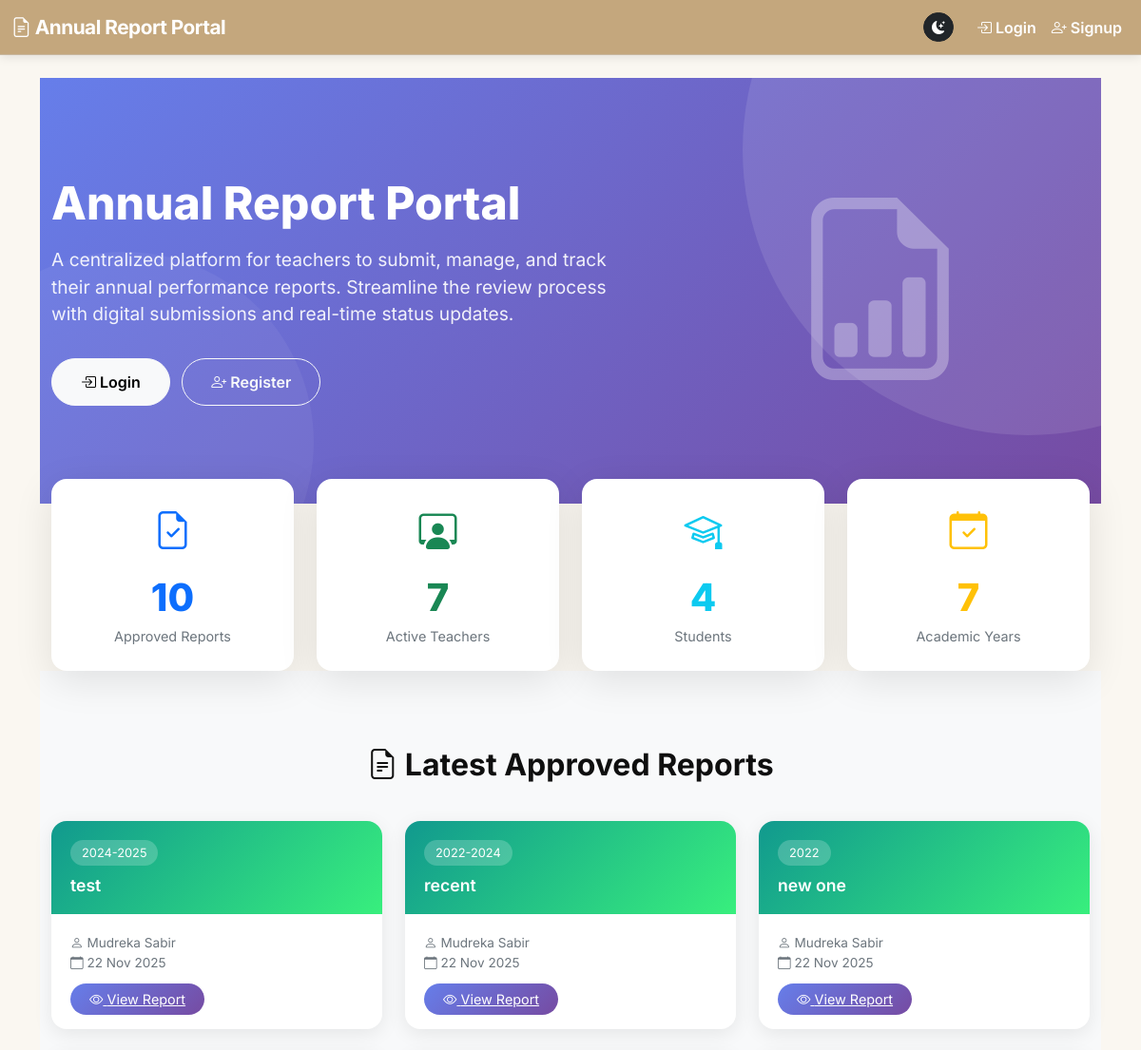
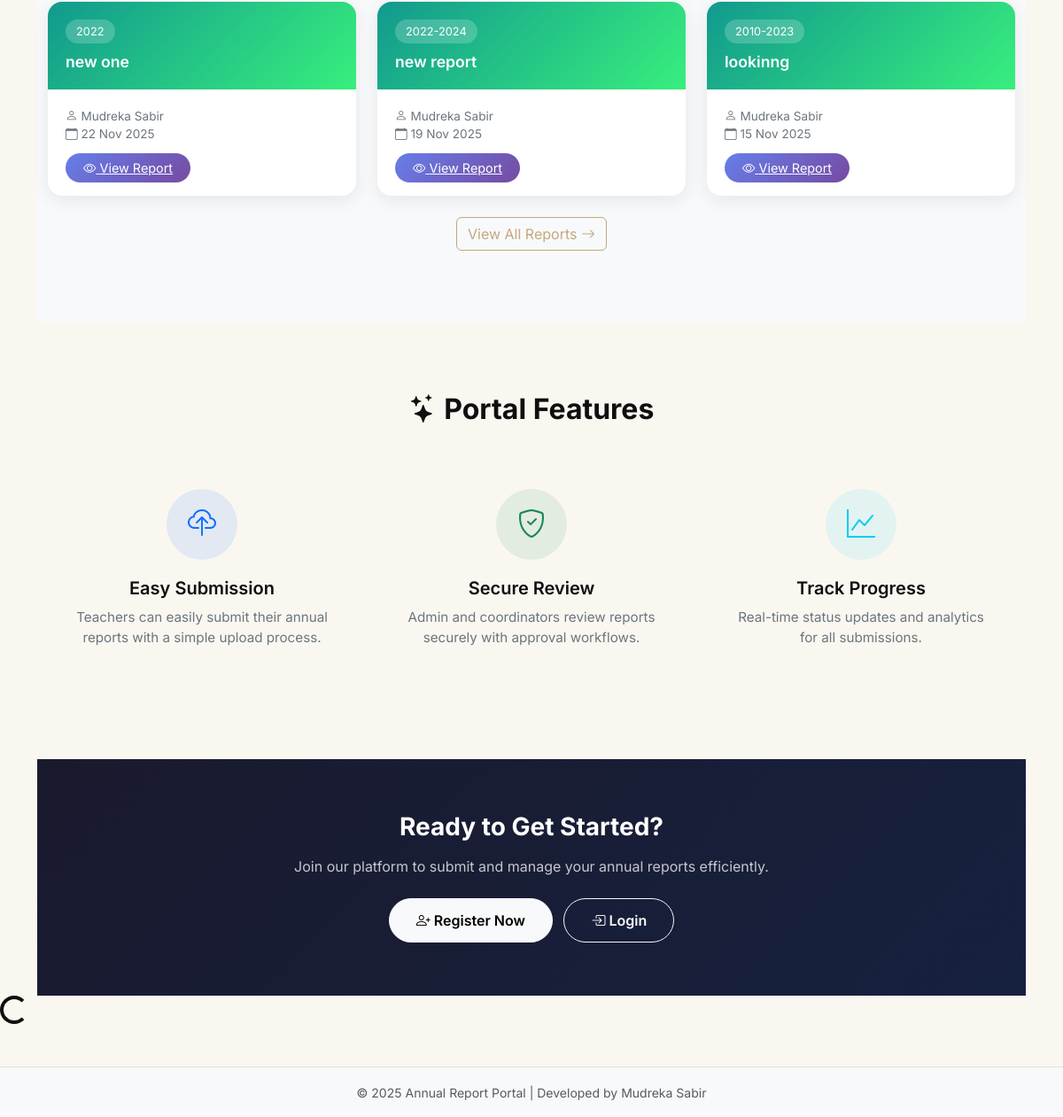
The page / on the database its author committed (2 pictures, top to bottom).
### tables this page shows
CREATE TABLE `annual_reports` (
  `id` int(11) NOT NULL,
  `title` varchar(255) NOT NULL,
  `academic_year` varchar(20) NOT NULL,
  `description` longtext DEFAULT NULL,
  `file_path` varchar(255) DEFAULT NULL,
  `uploaded_by` int(11) NOT NULL,
  `status` enum('draft','pending','approved','rejected') DEFAULT 'draft',
  `reviewed_by` int(11) DEFAULT NULL,
  `reviewed_at` datetime DEFAULT NULL,
  `remarks` text DEFAULT NULL,
  `uploaded_at` datetime DEFAULT current_timestamp(),
  `created_at` timestamp NOT NULL DEFAULT current_timestamp(),
  `content` longtext DEFAULT NULL,
  `updated_at` timestamp NOT NULL DEFAULT current_timestamp() ON UPDATE current_timestamp(),
  `submitted_at` datetime DEFAULT NULL
);

CREATE TABLE `users` (
  `id` int(11) NOT NULL,
  `name` varchar(100) NOT NULL,
  `email` varchar(100) NOT NULL,
  `password` varchar(255) DEFAULT NULL,
  `role` enum('admin','teacher','student','coordinator') NOT NULL DEFAULT 'student',
  `approval_status` enum('pending','approved','rejected') DEFAULT 'approved',
  `created_at` datetime DEFAULT current_timestamp(),
  `account_status` enum('active','disabled') DEFAULT 'active',
  `last_login` datetime DEFAULT NULL,
  `updated_at` timestamp NOT NULL DEFAULT current_timestamp() ON UPDATE current_timestamp()
);

### index.php (the view, shortened to what this page needs)
<?php
include('includes/header.php');
$is_logged_in = isset($_SESSION['user_id']);
$user_role = $_SESSION['role'] ?? null;
$reports = $conn->query("
  SELECT ar.*, u.name as teacher_name
  FROM annual_reports ar
  LEFT JOIN users u ON ar.uploaded_by = u.id
  WHERE ar.status='approved'
  ORDER BY ar.created_at DESC
  LIMIT 6
");
$total_reports = $conn->query("SELECT COUNT(*) AS c FROM annual_reports WHERE status='approved'")->fetch_assoc()['c'];
$total_teachers = $conn->query("SELECT COUNT(*) AS c FROM users WHERE role='teacher' AND approval_status='approved'")->fetch_assoc()['c'];
$total_students = $conn->query("SELECT COUNT(*) AS c FROM users WHERE role='student'")->fetch_assoc()['c'];
$academic_years = $conn->query("SELECT COUNT(DISTINCT academic_year) AS c FROM annual_reports")->fetch_assoc()['c'];
?>
<link href="https://cdn.jsdelivr.net/npm/bootstrap-icons@1.10.0/font/bootstrap-icons.css" rel="stylesheet">
<section class="hero-section">
  <div class="container">
    <div class="row align-items-center">
      <div class="col-lg-7 hero-content">
        <h1 class="hero-title">Annual Report Portal</h1>
        <p class="hero-subtitle">
          A centralized platform for teachers to submit, manage, and track their annual performance reports.
          Streamline the review process with digital submissions and real-time status updates.
        </p>
        <?php if ($is_logged_in): ?>
          <?php if ($user_role == 'admin' || $user_role == 'coordinator'): ?>
            <a href="admin/dashboard.php" class="btn btn-light hero-btn me-2">
              <i class="bi bi-speedometer2"></i> Go to Dashboard
            </a>
          <?php elseif ($user_role == 'teacher'): ?>
            <a href="teacher/dashboard.php" class="btn btn-light hero-btn me-2">
              <i class="bi bi-folder"></i> My Reports
            </a>
          <?php elseif ($user_role == 'student'): ?>
            <a href="student/dashboard.php" class="btn btn-light hero-btn me-2">
              <i class="bi bi-mortarboard"></i> Student Portal
            </a>
          <?php endif; ?>
          <a href="logout.php" class="btn btn-outline-light hero-btn">
            <i class="bi bi-box-arrow-right"></i> Logout
          </a>
        <?php else: ?>
          <a href="login.php" class="btn btn-light hero-btn me-2">
            <i class="bi bi-box-arrow-in-right"></i> Login
          </a>
          <a href="register.php" class="btn btn-outline-light hero-btn">
            <i class="bi bi-person-plus"></i> Register
          </a>
        <?php endif; ?>
      </div>
      <div class="col-lg-5 text-center d-none d-lg-block">
        <i class="bi bi-file-earmark-bar-graph" style="font-size: 12rem; opacity: 0.3;"></i>
      </div>
    </div>
  </div>
</section>
<section class="stats-section">
  <div class="container">
    <div class="row g-4">
      <div class="col-md-3 col-6">
        <div class="stat-card">
          <div class="stat-icon text-primary"><i class="bi bi-file-earmark-check"></i></div>
          <div class="stat-number text-primary"><?= $total_reports ?></div>
          <div class="stat-label">Approved Reports</div>
        </div>
      </div>
      <div class="col-md-3 col-6">
        <div class="stat-card">
          <div class="stat-icon text-success"><i class="bi bi-person-workspace"></i></div>
          <div class="stat-number text-success"><?= $total_teachers ?></div>
          <div class="stat-label">Active Teachers</div>
        </div>
      </div>
      <div class="col-md-3 col-6">
        <div class="stat-card">
          <div class="stat-icon text-info"><i class="bi bi-mortarboard"></i></div>
          <div class="stat-number text-info"><?= $total_students ?></div>
          <div class="stat-label">Students</div>
        </div>
      </div>
      <div class="col-md-3 col-6">
        <div class="stat-card">
          <div class="stat-icon text-warning"><i class="bi bi-calendar-check"></i></div>
          <div class="stat-number text-warning"><?= $academic_years ?></div>
          <div class="stat-label">Academic Years</div>
        </div>
      </div>
    </div>
  </div>
</section>
<section class="reports-section">
  <div class="container">
    <h2 class="section-title text-center">
      <i class="bi bi-file-earmark-text"></i> Latest Approved Reports
    </h2>
    <div class="row g-4">
      <?php if($reports->num_rows > 0): ?>
        <?php while($r = $reports->fetch_assoc()): ?>
          <div class="col-lg-4 col-md-6">
            <div class="report-card">
              <div class="report-header">
                <span class="report-year"><?= htmlspecialchars($r['academic_year']) ?></span>
                <h5 class="report-title mb-0"><?= htmlspecialchars($r['title']) ?></h5>
              </div>
              <div class="report-body">
                <p class="report-meta mb-3">
                  <i class="bi bi-person"></i> <?= htmlspecialchars($r['teacher_name'] ?? 'Unknown') ?><br>
                  <i class="bi bi-calendar"></i> <?= date('d M Y', strtotime($r['created_at'])) ?>
                </p>
                <a href="<?= htmlspecialchars($r['file_path']) ?>" class="view-btn" target="_blank">
                  <i class="bi bi-eye"></i> View Report
                </a>
              </div>
            </div>
          </div>
        <?php endwhile; ?>
      <?php endif; ?>
    </div>
    <?php if($reports->num_rows > 0): ?>
    <div class="text-center mt-4">
      <a href="all_reports.php" class="btn btn-outline-primary">
        View All Reports <i class="bi bi-arrow-right"></i>
      </a>
    </div>
    <?php endif; ?>
  </div>
</section>
<section class="features-section">
  <div class="container">
    <h2 class="section-title text-center">
      <i class="bi bi-stars"></i> Portal Features
    </h2>
    <div class="row g-4">
      <div class="col-md-4">
        <div class="feature-card">
          <div class="feature-icon bg-primary bg-opacity-10 text-primary">
            <i class="bi bi-cloud-upload"></i>
          </div>
          <h5 class="feature-title">Easy Submission</h5>
          <p class="feature-desc">Teachers can easily submit their annual reports with a simple upload process.</p>
        </div>
      </div>
      <div class="col-md-4">
        <div class="feature-card">
          <div class="feature-icon bg-success bg-opacity-10 text-success">
            <i class="bi bi-shield-check"></i>
          </div>
          <h5 class="feature-title">Secure Review</h5>
          <p class="feature-desc">Admin and coordinators review reports securely with approval workflows.</p>
        </div>
      </div>
      <div class="col-md-4">
        <div class="feature-card">
          <div class="feature-icon bg-info bg-opacity-10 text-info">
            <i class="bi bi-graph-up"></i>
          </div>
          <h5 class="feature-title">Track Progress</h5>
          <p class="feature-desc">Real-time status updates and analytics for all submissions.</p>
        </div>
      </div>
    </div>
  </div>
</section>
<?php if (!$is_logged_in): ?>
<section class="cta-section">
  <div class="container text-center">
    <h3 class="cta-title">Ready to Get Started?</h3>
    <p class="mb-4 opacity-75">Join our platform to submit and manage your annual reports efficiently.</p>
    <a href="register.php" class="btn btn-light hero-btn me-2">
      <i class="bi bi-person-plus"></i> Register Now
    </a>
    <a href="login.php" class="btn btn-outline-light hero-btn">
      <i class="bi bi-box-arrow-in-right"></i> Login
    </a>
  </div>
</section>
<?php endif; ?>
<?php include('includes/footer.php'); ?>

### includes/header.php (shortened to what this page needs)
<?php
$uri = $_SERVER['REQUEST_URI'];
if (strpos($uri, "/admin/") !== false) {
  $basePath = "../";
} elseif (strpos($uri, "/teacher/") !== false) {
  $basePath = "../";
} elseif (strpos($uri, "/student/") !== false) {
  $basePath = "../";
} else {
  $basePath = "";
}
?>
<!DOCTYPE html>
<html lang="en">
<head>
  <link href="https://cdn.jsdelivr.net/npm/bootstrap@5.3.0/dist/css/bootstrap.min.css" rel="stylesheet">
  <link href="https://cdn.jsdelivr.net/npm/bootstrap-icons@1.10.5/font/bootstrap-icons.css" rel="stylesheet">
  <link href="<?= $basePath ?>styles/style.css" rel="stylesheet">
</head>
<body>
<nav class="navbar navbar-expand-lg navbar-dark bg-primary">
  <div class="container-fluid">
    <a class="navbar-brand fw-bold" href="<?= $basePath ?>index.php">
      <i class="bi bi-file-earmark-text"></i> Annual Report Portal
    </a>
    <div class="collapse navbar-collapse" id="navMenu">
      <ul class="navbar-nav ms-auto align-items-center">
        <li class="nav-item me-3">
          <button class="btn btn-sm btn-dark" id="toggleTheme" aria-label="Toggle theme">
            <i class="bi bi-moon" id="themeIcon"></i>
          </button>
        </li>
        <?php if (!isset($_SESSION['user_id'])): ?>
          <li class="nav-item">
            <a class="nav-link" href="<?= $basePath ?>login.php">
              <i class="bi bi-box-arrow-in-right"></i> Login
            </a>
          </li>
          <li class="nav-item">
            <a class="nav-link" href="<?= $basePath ?>signup.php">
              <i class="bi bi-person-plus"></i> Signup
            </a>
          </li>
        <?php endif; ?>
      </ul>
    </div>
  </div>
</nav>
<div class="container mt-4">

### includes/footer.php (shortened to what this page needs)
</div>
<div id="globalLoader" class="d-flex">
  <div class="spinner-border" role="status">
  </div>
</div>
<footer class="text-center mt-5 py-3 bg-light border-top">
  <small class="text-muted">
    © <?= date('Y') ?> Annual Report Portal | Developed by Mudreka Sabir
  </small>
</footer>
</body>
</html>

### styles/style.css (style rules this page uses)
:root { --bg-main: #FAF7F1; --bg-card: #FFFFFF; --bg-accent: #F0E7D9; --primary: #C4A77D; --primary-hover: #B19169; --text-main: #0F0F0F; --text-light: #4B463F; --border-light: #DCD1C1; --border-dark: #C8B79F; --success: #6CAA6C; --warning: #D8B178; --danger: #CE6969; --secondary: #BBAA8B; }
body { background: var(--bg-main) !important; color: var(--text-main) !important; font-family: "Inter", sans-serif; }
.navbar, .navbar-dark.bg-primary { background: var(--primary) !important; border-bottom: 1px solid var(--border-dark); }
.navbar .navbar-brand, .navbar .nav-link { color: #fff !important; font-weight: 600; }
.btn-outline-primary { border-color: var(--primary) !important; color: var(--primary) !important; }
footer { background: var(--bg-accent) !important; color: var(--text-main) !important; }

### includes/header.php (style rules this page uses)
body { font-family: 'Inter', sans-serif; }
.navbar { backdrop-filter: blur(10px); box-shadow: 0 2px 10px rgba(0,0,0,0.1); }
.navbar-brand { font-size: 1.3rem; letter-spacing: -0.5px; transition: transform 0.3s ease; }
#toggleTheme { border-radius: 20px; transition: all 0.3s ease; }

### index.php (style rules this page uses)
body { font-family: 'Inter', sans-serif; }
.hero-section { background: linear-gradient(135deg, #667eea 0%, #764ba2 100%); padding: 80px 0; color: white; position: relative; overflow: hidden; }
.hero-section::before { content: ''; position: absolute; top: -50%; right: -20%; width: 600px; height: 600px; background: rgba(255,255,255,0.1); border-radius: 50%; }
.hero-section::after { content: ''; position: absolute; bottom: -30%; left: -10%; width: 400px; height: 400px; background: rgba(255,255,255,0.05); border-radius: 50%; }
.hero-content { position: relative; z-index: 1; }
.hero-title { font-size: 3rem; font-weight: 800; margin-bottom: 1rem; }
.hero-subtitle { font-size: 1.2rem; opacity: 0.9; margin-bottom: 2rem; }
.hero-btn { padding: 12px 30px; border-radius: 50px; font-weight: 600; transition: all 0.3s; }
.stats-section { margin-top: -50px; position: relative; z-index: 10; }
.stat-card { background: white; border-radius: 16px; padding: 25px; text-align: center; box-shadow: 0 10px 40px rgba(0,0,0,0.1); transition: all 0.3s; }
.stat-icon { font-size: 2.5rem; margin-bottom: 10px; }
.stat-number { font-size: 2.5rem; font-weight: 800; }
.stat-label { color: #6c757d; font-size: 0.9rem; }
.reports-section { padding: 80px 0; background: #f8f9fa; }
.section-title { font-weight: 700; margin-bottom: 40px; }
.report-card { background: white; border-radius: 16px; overflow: hidden; box-shadow: 0 5px 20px rgba(0,0,0,0.08); transition: all 0.3s; height: 100%; }
.report-header { background: linear-gradient(135deg, #11998e, #38ef7d); padding: 20px; color: white; }
.report-body { padding: 20px; }
.report-year { display: inline-block; background: rgba(255,255,255,0.2); padding: 4px 12px; border-radius: 20px; font-size: 0.8rem; margin-bottom: 10px; }
.report-title { font-weight: 600; font-size: 1.1rem; }
.report-meta { font-size: 0.85rem; color: #6c757d; }
.view-btn { background: linear-gradient(135deg, #667eea, #764ba2); color: white; border: none; padding: 8px 20px; border-radius: 25px; font-size: 0.9rem; transition: all 0.3s; }
.features-section { padding: 80px 0; }
.feature-card { text-align: center; padding: 30px; border-radius: 16px; transition: all 0.3s; }
.feature-icon { width: 80px; height: 80px; border-radius: 50%; display: flex; align-items: center; justify-content: center; margin: 0 auto 20px; font-size: 2rem; }
.feature-title { font-weight: 600; margin-bottom: 10px; }
.feature-desc { color: #6c757d; font-size: 0.95rem; }
.cta-section { background: linear-gradient(135deg, #1a1a2e 0%, #16213e 100%); padding: 60px 0; color: white; }
.cta-title { font-weight: 700; margin-bottom: 15px; }

### rows shown on the page
annual_reports: academic_year "2024-2025", title "test", uploaded_by.name "Mudreka Sabir", created_at "22 Nov 2025"
annual_reports: academic_year "2022-2024", title "recent", uploaded_by.name "Mudreka Sabir", created_at "22 Nov 2025"
annual_reports: academic_year "2022", title "new one", uploaded_by.name "Mudreka Sabir", created_at "22 Nov 2025"
annual_reports: academic_year "2022", title "new one", uploaded_by.name "Mudreka Sabir", created_at "22 Nov 2025"
annual_reports: academic_year "2022-2024", title "new report", uploaded_by.name "Mudreka Sabir", created_at "19 Nov 2025"
annual_reports: academic_year "2010-2023", title "lookinng", uploaded_by.name "Mudreka Sabir", created_at "15 Nov 2025"

### other values the page prints
$total_reports "10"
$total_teachers "7"
$total_students "4"
$academic_years "7"
